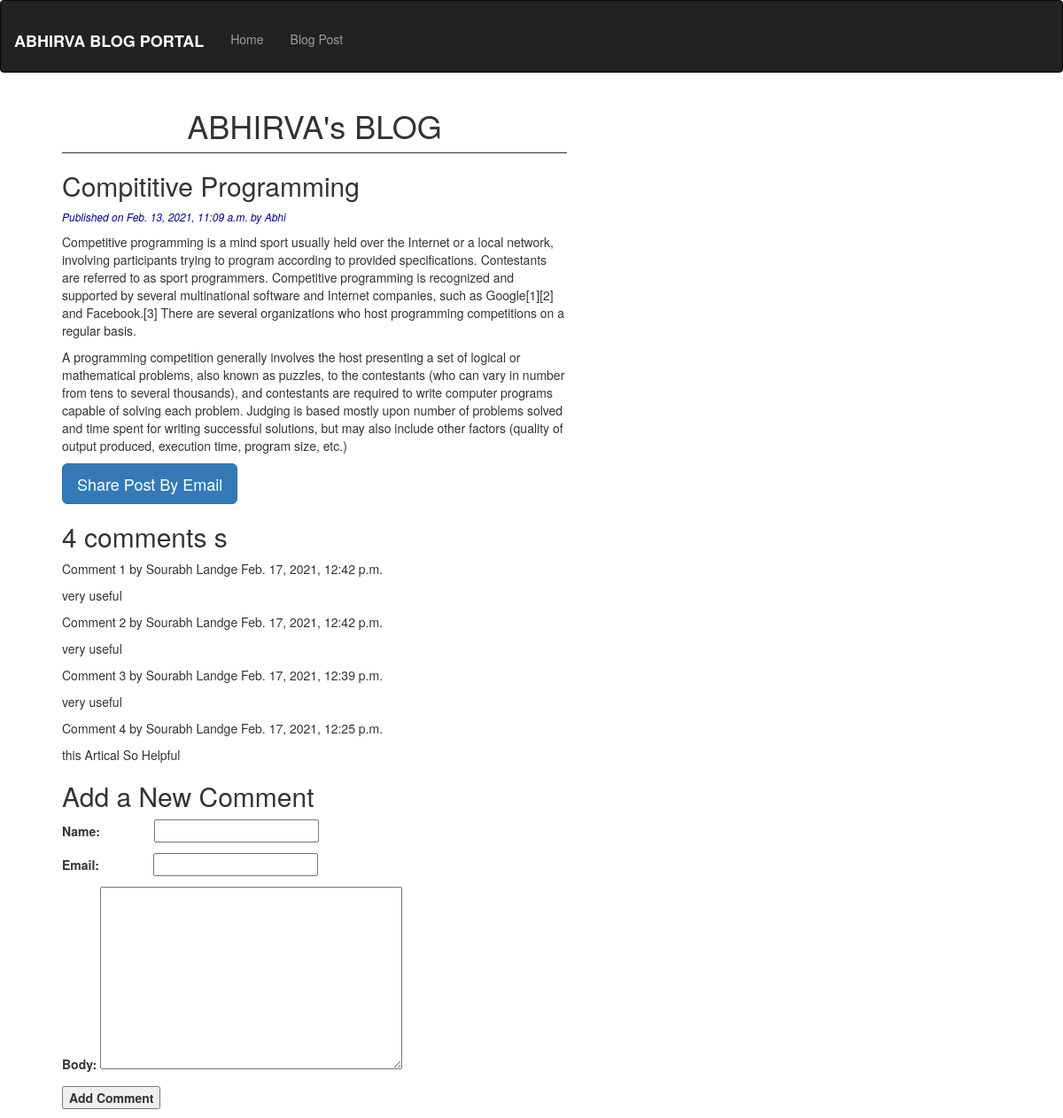
Page /2021/2/13/compititive-programming/ on the committed database.
### blogApp/models.py (models this page shows, shortened)
class Post(models.Model):
    STATUS_CHOICES = (('draft','Draft'),('published','Published'))
    title = models.CharField(max_length=256)
    slug_field = models.SlugField(max_length=256,unique_for_date='publish')
    author = models.ForeignKey(User, related_name='blog_posts',on_delete=models.CASCADE)
    body = models.TextField()
    publish = models.DateTimeField(default=timezone.now)
    created = models.DateTimeField(auto_now_add=True)
    updated = models.DateTimeField(auto_now=True)
    status = models.CharField(max_length=10,choices=STATUS_CHOICES,default='draft')
    object = CustomManager()
    class Meta:
        ordering=('-publish',)

class Comment(models.Model):
    post = models.ForeignKey(Post,related_name='comments',on_delete=models.CASCADE)
    name = models.CharField(max_length=30)
    email = models.EmailField()
    body = models.TextField()
    created = models.DateTimeField(auto_now_add=True)
    updated = models.DateTimeField(auto_now=True)
    active = models.BooleanField(default=True)
    class Meta:
        ordering = ('-created',)

### blogApp/views.py (the view)
# urls.py: path('<int:year>/<int:month>/<int:day>/<slug:post>/', views.post_detail_view, name='post_detail'),
def post_detail_view(request,year,month,day,post):
    post=get_object_or_404(Post,slug_field=post,
                                status='published',
                                publish__year=year,
                                publish__month=month,
                                publish__day=day)
    comments=post.comments.filter(active=True)
    new_comment=None
    if request.method=='POST':
        form=CommentForm(data=request.POST)
        if form.is_valid():
            new_comment=form.save(commit=False)
            new_comment.post=post
            new_comment.save()
    else:
        form=CommentForm()
    return render(request, 'post_detail.html', {'post':post, 'form':form, 'comments':comments, 'new_comment':new_comment})

### blogApp/forms.py
class CommentForm(forms.ModelForm):
    class Meta:
        model = Comment
        fields = ('name', 'email', 'body')

### blogApp/models.py (called while the page is built)
    def get_queryset(self):
        return super().get_queryset().filter(status='published')

### templates/post_detail.html (shortened to what this page needs)
<!DOCTYPE html>
{% extends 'base.html' %}
    {% block content %}
        <h1>ABHIRVA's BLOG</h1>
            <h2>{{ post.title }}</h2>
            <p id="date">Published on {{ post.publish }} by {{ post.author|title }}</p>
            {{ post.body|linebreaks }}
        <a href="{% url 'post_share' post.id %}" class="btn btn-primary btn-lg">Share Post By Email</a>
      <div>  {% with comments.count as total_comments %}
            <h2>
            {{ total_comments }} comments {{ total_comments|pluralize }}
            </h2>
        {% endwith %}
        {% for comment in comments %}
        <div class="comment">
        <p class="info">
            Comment {{ forloop.counter }} by {{ comment.name }} {{ comment.created }}
        </p>
        {{ comment.body|linebreaks }}
        </div>
            {% empty %}
            <p>There Are NO Comments Yet.</p>
        {% endfor %}
        {% if new_comment %}
        <h2>Your Comment has been added</h2>
            {% else %}
            <h2>Add a New Comment</h2>
            <form method="post">
            {{ form.as_p }}
            <p><input type="submit" value="Add Comment"></p>
            </form>
        {% endif %}
      </div>
    {% endblock %}

### static/css/style.css (style rules this page uses)
h1 { text-align: center; border-bottom: 1px solid; padding-bottom: 10px; }
body { background-color: white; }
#date { font-size: 12px; font-style: italic; color: darkblue; }
#id_name { margin-left: 10%; }
#id_email { margin-left: 10%; }
form { font-weight: bold; }

### rows in the picture
Post: title "Compititive Programming", publish "Feb. 13, 2021, 11:09 a.m.", author "Abhi", body "Competitive programming is a mind sport usually held over the Internet or a local network, involving participants trying to program according to provided specifications. Contestants are referred to as sport programmers. Competitive programming is recognized and supported by several multinational software and Internet companies, such as Google[1][2] and Facebook.[3] There are several organizations who host programming competitions on a regular basis. A programming competition generally involves the host presenting a set of logical or mathematical problems, also known as puzzles, to the contestants (who can vary in number from tens to several thousands), and contestants are required to write…"
Comment: name "Sourabh Landge", created "Feb. 17, 2021, 12:42 p.m.", body "very useful"
Comment: name "Sourabh Landge", created "Feb. 17, 2021, 12:42 p.m.", body "very useful"
Comment: name "Sourabh Landge", created "Feb. 17, 2021, 12:39 p.m.", body "very useful"
Comment: name "Sourabh Landge", created "Feb. 17, 2021, 12:25 p.m.", body "this Artical So Helpful"

### other values in the picture
{{ total_comments }} "4"
